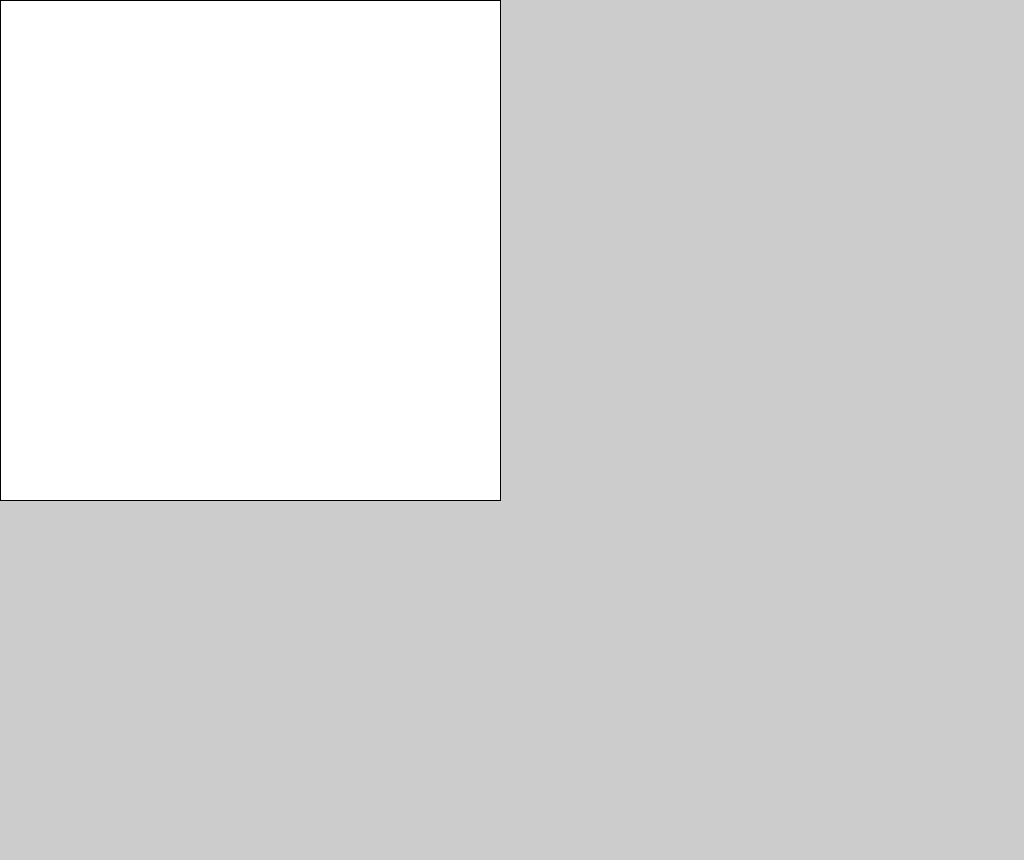
Frame 1 (no input)
Frame 60 (the mouse pressed at the canvas centre just before this capture): identical to frame 1, image omitted
Frame 120 (the mouse held since frame 60 and released just before this capture): identical to frame 1, image omitted

The Processing sketch that drew this single still picture (run headless with seeded random() and noise(); from frame 60 on, the mouse is pressed at the canvas centre):

// Processing sketch: sketch_201105a
// ── sketch_201105a.pde
void setup() {
  size(1024, 860);
  //frameRate(60);
}
 
void draw() {
  
  rect(0 ,0, 500, 500);
  
}
